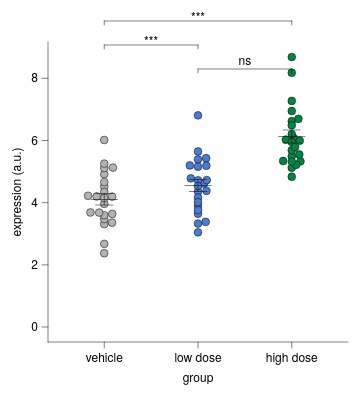

The specification (Vega-Lite) saved for this image:
### Vega-Lite specification from a JSON file in a GitHub repository (floating-point values rounded to 4 significant figures)
{"background": null, "config": {"arc": {"fill": "#DBDBDB", "fillOpacity": 1.0, "innerRadius": 37.5, "padAngle": 0.03, "stroke": "black", "strokeOpacity": 1, "strokeWidth": 0.25}, "area": {"fill": "#DBDBDB", "fillOpacity": 1.0, "stroke": "black", "strokeOpacity": 1, "strokeWidth": 0.25}, "axis": {"domain": true, "domainCap": "round", "domainColor": "black", "domainWidth": 0.25, "grid": false, "gridCap": "round", "gridColor": "#F1F1F1", "gridDash": [0, 0], "gridOpacity": 1.0, "gridWidth": 0.25, "labelColor": "black", "labelFont": "Helvetica Neue, HelveticaNeue, Helvetica, Arial, sans-serif", "labelFontSize": 6, "labelFontStyle": "normal", "labelFontWeight": 400, "offset": 0, "ticks": true, "tickCap": "round", "tickColor": "black", "tickRound": false, "tickSize": 3, "tickWidth": 0.25, "titleColor": "black", "titleFont": "Helvetica Neue, HelveticaNeue, Helvetica, Arial, sans-serif", "titleFontSize": 6, "titleFontStyle": "normal", "titleFontWeight": 400}, "axisX": {"domain": true, "labelAlign": "center", "labelAngle": 0, "labels": true, "ticks": true, "translate": 0}, "axisY": {"domain": true, "labelAlign": "right", "labelAngle": 0, "labels": true, "ticks": true, "translate": 0}, "axisRight": {"domain": true, "labelAlign": "left", "labelAngle": 0, "labels": true, "ticks": true, "translate": 0}, "axisTop": {"domain": true, "labelAlign": "center", "labelAngle": 0, "labels": true, "ticks": true, "translate": 0}, "axisBand": {"tickOffset": 0}, "bar": {"fill": "#DBDBDB", "fillOpacity": 1.0, "stroke": "black", "strokeOpacity": 1, "strokeWidth": 0.25}, "boxplot": {"size": 13.5, "ticks": {"cornerRadius": 0.25, "fill": "black", "opacity": 1, "size": 6.75, "thickness": 0.25}, "box": {"fillOpacity": 1.0, "stroke": "black", "strokeOpacity": 1, "strokeWidth": 0.25}, "median": {"cornerRadius": 0, "fill": "black", "fillOpacity": 1.0, "opacity": 1, "size": 13.5, "thickness": 0.25}, "rule": {"fill": "black", "fillOpacity": 1.0, "size": 15.0, "stroke": "black", "strokeDash": [0, 0], "strokeOpacity": 1, "strokeWidth": 0.25}, "outliers": {"color": "black", "fill": "black", "fillOpacity": 1.0, "size": 0, "stroke": "black", "strokeOpacity": 1, "strokeWidth": 0.25}}, "circle": {"fill": "black", "fillOpacity": 1.0, "size": 1.875, "stroke": null, "strokeOpacity": 1, "strokeWidth": 0.25}, "errorband": {"band": {"fillOpacity": 0.6, "stroke": null, "strokeWidth": 0.25, "strokeOpacity": 1}, "borders": {"opacity": 0, "strokeOpacity": 1, "strokeWidth": 0.25}}, "errorbar": {"opacity": 1, "rule": {"strokeDash": [0, 0], "strokeWidth": 0.25}, "ticks": {"color": "black", "cornerRadius": 0.125, "opacity": 1, "size": 9.0, "thickness": 0.25}, "thickness": 0.25}, "font": "Helvetica Neue, HelveticaNeue, Helvetica, Arial, sans-serif", "geoshape": {"fill": "#DBDBDB", "fillOpacity": 1.0, "stroke": "black", "strokeOpacity": 1, "strokeWidth": 0.25}, "header": {"labelColor": "black", "labelFont": "Helvetica Neue, HelveticaNeue, Helvetica, Arial, sans-serif", "labelFontSize": 6, "labelFontStyle": "normal", "labelFontWeight": 400, "titleColor": "black", "titleFont": "Helvetica Neue, HelveticaNeue, Helvetica, Arial, sans-serif", "titleFontSize": 6, "titleFontStyle": "normal", "titleFontWeight": 400, "titlePadding": 0}, "legend": {"disable": false, "offset": 4.5, "titlePadding": 4, "labelOffset": 2, "gradientLabelOffset": 2, "columnPadding": 4, "rowPadding": 2, "gradientLength": 75.0, "gradientThickness": 7.5, "gradientOpacity": 1.0, "gradientStrokeColor": "black", "gradientStrokeWidth": 0.25, "labelColor": "black", "labelFont": "Helvetica Neue, HelveticaNeue, Helvetica, Arial, sans-serif", "labelFontSize": 6, "labelFontStyle": "normal", "labelFontWeight": 400, "strokeColor": "black", "strokeWidth": 0, "symbolSize": 36, "symbolStrokeColor": "black", "symbolStrokeWidth": 0.25, "titleColor": "black", "titleFont": "Helvetica Neue, HelveticaNeue, Helvetica, Arial, sans-serif", "titleFontSize": 6, "titleFontStyle": "normal", "titleFontWeight": 400}, "line": {"color": "black", "stroke": "black", "strokeCap": "butt", "strokeDash": [0, 0], "strokeOpacity": 1, "strokeWidth": 0.5}, "point": {"filled": true, "fill": "#DBDBDB", "fillOpacity": 1.0, "size": 7.5, "stroke": "black", "strokeOpacity": 1, "strokeWidth": 0.25}, "range": {"category": ["#B2B2B2", "#4A7CD3", "#008542", "#664CAF", "#509F98", "#636363", "#284F93", "#005226", "#382864", "#285753"], "diverging": {"scheme": ["#443E60", "#5F597E", "#7C759B", "#9994B6", "#B7B4CC", "#D6D5DC", "#F6F6F6", "#D1DAD9", "#A4C2BF", "#7AA9A4", "#578E89", "#37736E", "#1B5954"]}, "heatmap": {"scheme": ["#440154", "#472270", "#433E82", "#38598C", "#2C728E", "#238A8D", "#24A086", "#39B578", "#5DC862", "#96D646", "#CAE02D", "#FDE724"]}, "ordinal": {"scheme": ["#F1F1F1", "#DBDBDB", "#C6C6C6", "#B2B2B2", "#9D9D9D", "#898989", "#767676", "#636363", "#515151", "#404040", "#2F2F2F", "#1F1F1F"]}, "ramp": {"scheme": ["#440154", "#472270", "#433E82", "#38598C", "#2C728E", "#238A8D", "#24A086", "#39B578", "#5DC862", "#96D646", "#CAE02D", "#FDE724"]}}, "rule": {"color": "black", "stroke": "black", "strokeCap": "round", "strokeDash": [2, 2], "strokeOpacity": 1, "strokeWidth": 0.25}, "scale": {"barBandPaddingInner": 0.1, "rectBandPaddingInner": 0, "tickBandPaddingInner": 0.1, "bandPaddingOuter": 0.1, "bandWithNestedOffsetPaddingInner": 0.2, "bandWithNestedOffsetPaddingOuter": 0.2, "offsetBandPaddingInner": 0, "offsetBandPaddingOuter": 0, "continuousPadding": 7.5, "round": false}, "rect": {"fill": "#DBDBDB", "fillOpacity": 1.0, "stroke": "black", "strokeOpacity": 1, "strokeWidth": 0.25}, "square": {"fill": "#DBDBDB", "fillOpacity": 1.0, "size": 15.0, "stroke": "black", "strokeOpacity": 1, "strokeWidth": 0.25}, "text": {"color": "black", "font": "Helvetica Neue, HelveticaNeue, Helvetica, Arial, sans-serif", "fontSize": 6, "fontStyle": "normal", "fontWeight": 400}, "tick": {"color": "black", "cornerRadius": 0.125, "opacity": 1.0, "size": 13.5, "thickness": 0.25}, "title": {"anchor": "middle", "frame": "group", "color": "black", "font": "Helvetica Neue, HelveticaNeue, Helvetica, Arial, sans-serif", "fontSize": 6, "fontStyle": "normal", "fontWeight": 400, "subtitleColor": "black", "subtitleFont": "Helvetica Neue, HelveticaNeue, Helvetica, Arial, sans-serif", "subtitleFontSize": 6, "subtitleFontStyle": "normal", "subtitleFontWeight": 400}, "trail": {"color": "black", "opacity": 1, "size": 0.5}, "view": {"continuousWidth": 150, "continuousHeight": 150, "discreteWidth": 150, "discreteHeight": 150, "fill": null, "stroke": null, "strokeWidth": 0.25}}, "layer": [{"data": {"name": "data-3a4329221f0690256db0e8c4ffd5592d"}, "mark": {"type": "circle", "opacity": 1.0, "size": 15.0, "stroke": "black", "strokeOpacity": 1, "strokeWidth": 0.25}, "encoding": {"color": {"field": "group", "legend": null, "scale": {"domain": ["vehicle", "low dose", "high dose"]}, "sort": ["vehicle", "low dose", "high dose"], "title": null, "type": "nominal"}, "x": {"axis": {}, "field": "group", "scale": {"domain": ["vehicle", "low dose", "high dose"]}, "sort": ["vehicle", "low dose", "high dose"], "title": "group", "type": "nominal"}, "xOffset": {"field": "beeswarm_x", "scale": {"domain": [-8.09, 8.09], "range": [10.66, 26.84]}, "type": "quantitative"}, "y": {"field": "expr", "title": "expression (a.u.)", "type": "quantitative", "scale": {"nice": false}}}}, {"data": {"name": "data-8760c3c47ed2be55f7a1dc1a4516e5aa"}, "mark": {"type": "errorbar"}, "encoding": {"x": {"axis": {}, "field": "group", "scale": {"domain": ["vehicle", "low dose", "high dose"]}, "sort": ["vehicle", "low dose", "high dose"], "title": "group", "type": "nominal"}, "y": {"field": "__mean", "title": "expression (a.u.)", "type": "quantitative", "scale": {"nice": false}}, "yError": {"field": "__error"}}}, {"data": {"name": "data-8760c3c47ed2be55f7a1dc1a4516e5aa"}, "mark": {"type": "tick"}, "encoding": {"x": {"axis": {}, "field": "group", "scale": {"domain": ["vehicle", "low dose", "high dose"]}, "sort": ["vehicle", "low dose", "high dose"], "title": "group", "type": "nominal"}, "y": {"field": "__mean", "title": "expression (a.u.)", "type": "quantitative", "scale": {"nice": false}}}}, {"layer": [{"layer": [{"data": {"values": [{"x": "vehicle", "x2": "low dose", "y": 8.687, "__dysonsphere__": 1}]}, "mark": {"type": "rule", "strokeCap": "round", "strokeDash": [0, 0], "strokeWidth": 0.25, "yOffset": 6.0}, "encoding": {"x": {"value": 121.9}, "x2": {"value": 75.0}, "y": {"field": "y", "type": "quantitative", "scale": {"nice": false}}}}, {"data": {"values": [{"x": "vehicle", "y": 8.687, "y2": 8.687, "__dysonsphere__": 1}]}, "mark": {"type": "rule", "strokeCap": "round", "strokeDash": [0, 0], "strokeWidth": 0.25, "y2Offset": 8.0, "yOffset": 6.0}, "encoding": {"x": {"value": 121.9}, "y": {"field": "y", "type": "quantitative", "scale": {"nice": false}}, "y2": {"field": "y2"}}}, {"data": {"values": [{"x": "low dose", "y": 8.687, "y2": 8.687, "__dysonsphere__": 1}]}, "mark": {"type": "rule", "strokeCap": "round", "strokeDash": [0, 0], "strokeWidth": 0.25, "y2Offset": 8.0, "yOffset": 6.0}, "encoding": {"x": {"value": 75.0}, "y": {"field": "y", "type": "quantitative", "scale": {"nice": false}}, "y2": {"field": "y2"}}}, {"data": {"values": [{"y": 8.687, "label": "ns", "__dysonsphere__": 1}]}, "mark": {"type": "text", "align": "center", "dy": 2.0, "fontSize": 6}, "encoding": {"text": {"field": "label", "type": "nominal"}, "x": {"value": 98.44}, "y": {"field": "y", "type": "quantitative", "scale": {"nice": false}}}}]}, {"layer": [{"data": {"values": [{"x": "low dose", "x2": "high dose", "y": 8.687, "__dysonsphere__": 1}]}, "mark": {"type": "rule", "strokeCap": "round", "strokeDash": [0, 0], "strokeWidth": 0.25, "yOffset": -6.0}, "encoding": {"x": {"value": 75.0}, "x2": {"value": 28.12}, "y": {"field": "y", "type": "quantitative", "scale": {"nice": false}}}}, {"data": {"values": [{"x": "low dose", "y": 8.687, "y2": 8.687, "__dysonsphere__": 1}]}, "mark": {"type": "rule", "strokeCap": "round", "strokeDash": [0, 0], "strokeWidth": 0.25, "y2Offset": -4.0, "yOffset": -6.0}, "encoding": {"x": {"value": 75.0}, "y": {"field": "y", "type": "quantitative", "scale": {"nice": false}}, "y2": {"field": "y2"}}}, {"data": {"values": [{"x": "high dose", "y": 8.687, "y2": 8.687, "__dysonsphere__": 1}]}, "mark": {"type": "rule", "strokeCap": "round", "strokeDash": [0, 0], "strokeWidth": 0.25, "y2Offset": -4.0, "yOffset": -6.0}, "encoding": {"x": {"value": 28.12}, "y": {"field": "y", "type": "quantitative", "scale": {"nice": false}}, "y2": {"field": "y2"}}}, {"data": {"values": [{"y": 8.687, "label": "***", "__dysonsphere__": 1}]}, "mark": {"type": "text", "align": "center", "dy": -8.0, "fontSize": 6}, "encoding": {"text": {"field": "label", "type": "nominal"}, "x": {"value": 51.56}, "y": {"field": "y", "type": "quantitative", "scale": {"nice": false}}}}]}, {"layer": [{"data": {"values": [{"x": "vehicle", "x2": "high dose", "y": 8.687, "__dysonsphere__": 1}]}, "mark": {"type": "rule", "strokeCap": "round", "strokeDash": [0, 0], "strokeWidth": 0.25, "yOffset": -18.0}, "encoding": {"x": {"value": 121.9}, "x2": {"value": 28.12}, "y": {"field": "y", "type": "quantitative", "scale": {"nice": false}}}}, {"data": {"values": [{"x": "vehicle", "y": 8.687, "y2": 8.687, "__dysonsphere__": 1}]}, "mark": {"type": "rule", "strokeCap": "round", "strokeDash": [0, 0], "strokeWidth": 0.25, "y2Offset": -16.0, "yOffset": -18.0}, "encoding": {"x": {"value": 121.9}, "y": {"field": "y", "type": "quantitative", "scale": {"nice": false}}, "y2": {"field": "y2"}}}, {"data": {"values": [{"x": "high dose", "y": 8.687, "y2": 8.687, "__dysonsphere__": 1}]}, "mark": {"type": "rule", "strokeCap": "round", "strokeDash": [0, 0], "strokeWidth": 0.25, "y2Offset": -16.0, "yOffset": -18.0}, "encoding": {"x": {"value": 28.12}, "y": {"field": "y", "type": "quantitative", "scale": {"nice": false}}, "y2": {"field": "y2"}}}, {"data": {"values": [{"y": 8.687, "label": "***", "__dysonsphere__": 1}]}, "mark": {"type": "text", "align": "center", "dy": -20.0, "fontSize": 6}, "encoding": {"text": {"field": "label", "type": "nominal"}, "x": {"value": 75.0}, "y": {"field": "y", "type": "quantitative", "scale": {"nice": false}}}}]}], "name": "__dysonsphere_9bad20b1b33af78c_55"}], "$schema": "https://vega.github.io/schema/vega-lite/v6.4.1.json", "datasets": {"data-3a4329221f0690256db0e8c4ffd5592d": [{"group": "vehicle", "expr": 3.358, "beeswarm_x": 3.905}, {"group": "vehicle", "expr": 4.194, "beeswarm_x": 3.948}, {"group": "vehicle", "expr": 2.675, "beeswarm_x": 0.0}, {"group": "vehicle", "expr": 4.525, "beeswarm_x": 0.0}, {"group": "vehicle", "expr": 4.915, "beeswarm_x": 0.0}, {"group": "vehicle", "expr": 3.638, "beeswarm_x": 3.997}, {"group": "vehicle", "expr": 4.344, "beeswarm_x": 0.0}, {"group": "vehicle", "expr": 4.201, "beeswarm_x": -3.81}, {"group": "vehicle", "expr": 3.685, "beeswarm_x": -6.911}, {"group": "vehicle", "expr": 3.31, "beeswarm_x": 0.0}, {"group": "vehicle", "expr": 2.374, "beeswarm_x": 0.0}, {"group": "vehicle", "expr": 5.128, "beeswarm_x": 4.33}, {"group": "vehicle", "expr": 3.962, "beeswarm_x": 0.0}, {"group": "vehicle", "expr": 6.018, "beeswarm_x": 0.0}, {"group": "vehicle", "expr": 4.661, "beeswarm_x": 0.0}, {"group": "vehicle", "expr": 4.222, "beeswarm_x": -8.09}, {"group": "vehicle", "expr": 3.474, "beeswarm_x": 0.0}, {"group": "vehicle", "expr": 5.114, "beeswarm_x": 0.0}, {"group": "vehicle", "expr": 3.595, "beeswarm_x": 0.0}, {"group": "vehicle", "expr": 5.256, "beeswarm_x": 0.0}, {"group": "vehicle", "expr": 3.681, "beeswarm_x": -2.543}, {"group": "vehicle", "expr": 4.149, "beeswarm_x": 0.0}, {"group": "low dose", "expr": 3.33, "beeswarm_x": 0.0}, {"group": "low dose", "expr": 6.809, "beeswarm_x": 0.0}, {"group": "low dose", "expr": 4.615, "beeswarm_x": 2.979}, {"group": "low dose", "expr": 4.353, "beeswarm_x": 0.0}, {"group": "low dose", "expr": 5.43, "beeswarm_x": 4.085}, {"group": "low dose", "expr": 3.898, "beeswarm_x": 0.0}, {"group": "low dose", "expr": 5.391, "beeswarm_x": 0.0}, {"group": "low dose", "expr": 3.646, "beeswarm_x": 0.0}, {"group": "low dose", "expr": 5.191, "beeswarm_x": 4.177}, {"group": "low dose", "expr": 3.76, "beeswarm_x": 0.0}, {"group": "low dose", "expr": 3.047, "beeswarm_x": 0.0}, {"group": "low dose", "expr": 4.166, "beeswarm_x": 0.0}, {"group": "low dose", "expr": 3.382, "beeswarm_x": 3.828}, {"group": "low dose", "expr": 5.198, "beeswarm_x": -4.077}, {"group": "low dose", "expr": 4.72, "beeswarm_x": 0.0}, {"group": "low dose", "expr": 5.159, "beeswarm_x": 0.0}, {"group": "low dose", "expr": 4.782, "beeswarm_x": -3.585}, {"group": "low dose", "expr": 4.382, "beeswarm_x": 4.224}, {"group": "low dose", "expr": 4.725, "beeswarm_x": 4.364}, {"group": "low dose", "expr": 5.647, "beeswarm_x": 0.0}, {"group": "low dose", "expr": 4.535, "beeswarm_x": 0.0}, {"group": "low dose", "expr": 4.014, "beeswarm_x": 0.0}, {"group": "high dose", "expr": 5.33, "beeswarm_x": 4.359}, {"group": "high dose", "expr": 6.078, "beeswarm_x": 1.025}, {"group": "high dose", "expr": 5.55, "beeswarm_x": 3.761}, {"group": "high dose", "expr": 8.181, "beeswarm_x": 0.0}, {"group": "high dose", "expr": 5.121, "beeswarm_x": 0.0}, {"group": "high dose", "expr": 5.218, "beeswarm_x": 2.2}, {"group": "high dose", "expr": 5.994, "beeswarm_x": 4.005}, {"group": "high dose", "expr": 6.95, "beeswarm_x": 0.0}, {"group": "high dose", "expr": 6.032, "beeswarm_x": -2.955}, {"group": "high dose", "expr": 5.342, "beeswarm_x": -4.3}, {"group": "high dose", "expr": 5.493, "beeswarm_x": 0.0}, {"group": "high dose", "expr": 5.949, "beeswarm_x": 0.0}, {"group": "high dose", "expr": 7.273, "beeswarm_x": 0.0}, {"group": "high dose", "expr": 5.322, "beeswarm_x": 0.0}, {"group": "high dose", "expr": 6.209, "beeswarm_x": 0.0}, {"group": "high dose", "expr": 5.687, "beeswarm_x": 0.0}, {"group": "high dose", "expr": 6.625, "beeswarm_x": 0.0}, {"group": "high dose", "expr": 6.697, "beeswarm_x": 3.335}, {"group": "high dose", "expr": 4.835, "beeswarm_x": 0.0}, {"group": "high dose", "expr": 8.687, "beeswarm_x": 0.0}, {"group": "high dose", "expr": 6.49, "beeswarm_x": 0.0}, {"group": "high dose", "expr": 5.791, "beeswarm_x": 1.669}], "data-8760c3c47ed2be55f7a1dc1a4516e5aa": [{"group": "vehicle", "__mean": 4.113, "__error": 0.1847, "__dysonsphere__": 1}, {"group": "low dose", "__mean": 4.554, "__error": 0.1895, "__dysonsphere__": 1}, {"group": "high dose", "__mean": 6.13, "__error": 0.208, "__dysonsphere__": 1}]}}
